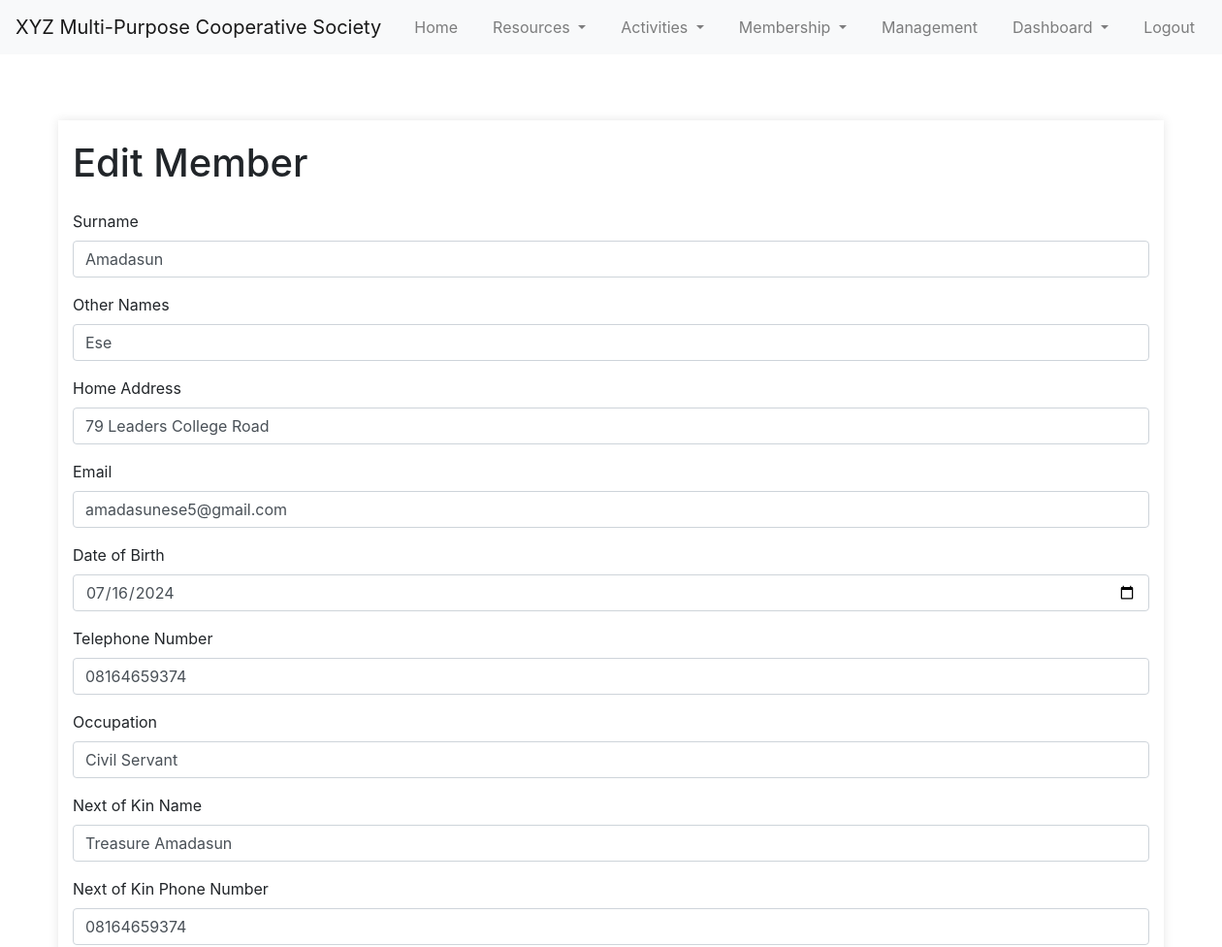
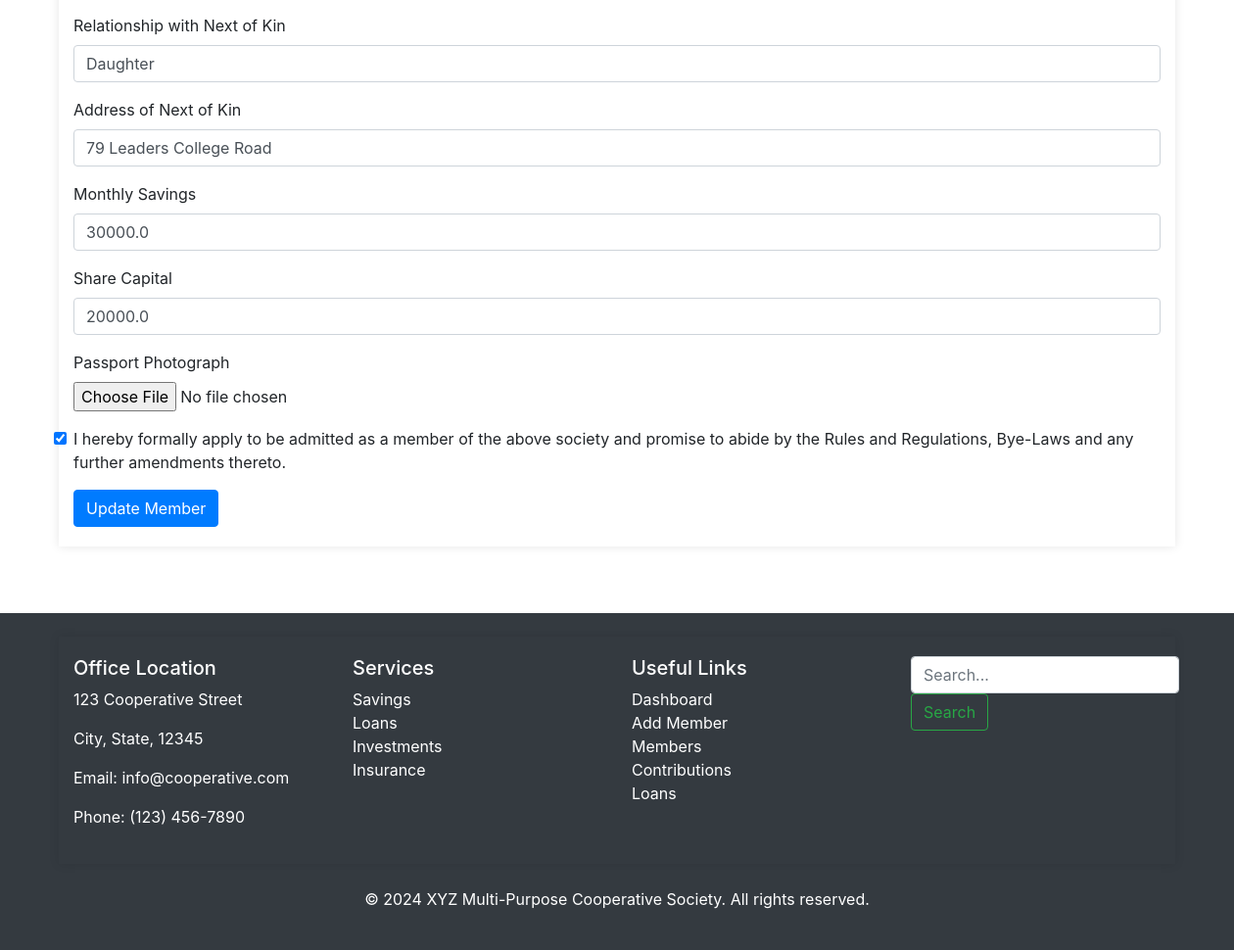
The app's page /edit_member/1 (signed in) with its own data (2 pictures, top to bottom).
### models.py (models this page shows)
class Member(db.Model):
    id = db.Column(db.Integer, primary_key=True)
    surname = db.Column(db.String(100), nullable=False)
    other_names = db.Column(db.String(100), nullable=False)
    home_address = db.Column(db.String(255), nullable=False)
    email = db.Column(db.String(100), nullable=False)
    date_of_birth = db.Column(db.Date, nullable=False)
    telephone_number = db.Column(db.String(15), nullable=False)
    occupation = db.Column(db.String(100), nullable=False)
    next_of_kin_name = db.Column(db.String(100), nullable=False)
    next_of_kin_phone_number = db.Column(db.String(15), nullable=False)
    relationship_with_next_of_kin = db.Column(db.String(50), nullable=False)
    address_of_next_of_kin = db.Column(db.String(255), nullable=False)
    monthly_savings = db.Column(db.Float, nullable=False, default=0.0)
    share_capital = db.Column(db.Float, nullable=False, default=0.0)
    passport_photograph = db.Column(db.String(255), nullable=True)
    agreement = db.Column(db.Boolean, nullable=False, default=False)
    join_date = db.Column(db.DateTime, nullable=False, default=datetime.utcnow)
    user_id = db.Column(db.Integer, db.ForeignKey('user.id'), nullable=False)
    user = db.relationship('User', backref=db.backref('member', uselist=False))
    monthly_savings_transactions = db.relationship('MonthlySavings', backref='member', lazy=True)
    share_capital_transactions = db.relationship('ShareCapital', backref='member', lazy=True)

### routes.py (the view, shortened to what this page needs)
@app.route('/edit_member/<int:member_id>', methods=['GET', 'POST'])
@login_required
def edit_member(member_id):
    member = Member.query.get_or_404(member_id)
    form = MemberForm(obj=member)
    return render_template('edit_member.html', form=form, member=member)

### routes.py (called while the page is built)
@login_manager.user_loader
def load_user(user_id):
    return User.query.get(int(user_id))

### templates/edit_member.html (shortened to what this page needs)
{% extends "base.html" %}
{% block content %}
<div class="container mt-5">
    <h1 class="mb-4">Edit Member</h1>
    <form method="POST" enctype="multipart/form-data">
        <div class="form-group">
            {{ form.surname.label(class="form-control-label") }}
            {{ form.surname(class="form-control") }}
        </div>
        <div class="form-group">
            {{ form.other_names.label(class="form-control-label") }}
            {{ form.other_names(class="form-control") }}
        </div>
        <div class="form-group">
            {{ form.home_address.label(class="form-control-label") }}
            {{ form.home_address(class="form-control") }}
        </div>
        <div class="form-group">
            {{ form.email.label(class="form-control-label") }}
            {{ form.email(class="form-control") }}
        </div>
        <div class="form-group">
            {{ form.date_of_birth.label(class="form-control-label") }}
            {{ form.date_of_birth(class="form-control") }}
        </div>
        <div class="form-group">
            {{ form.telephone_number.label(class="form-control-label") }}
            {{ form.telephone_number(class="form-control") }}
        </div>
        <div class="form-group">
            {{ form.occupation.label(class="form-control-label") }}
            {{ form.occupation(class="form-control") }}
        </div>
        <div class="form-group">
            {{ form.next_of_kin_name.label(class="form-control-label") }}
            {{ form.next_of_kin_name(class="form-control") }}
        </div>
        <div class="form-group">
            {{ form.next_of_kin_phone_number.label(class="form-control-label") }}
            {{ form.next_of_kin_phone_number(class="form-control") }}
        </div>
        <div class="form-group">
            {{ form.relationship_with_next_of_kin.label(class="form-control-label") }}
            {{ form.relationship_with_next_of_kin(class="form-control") }}
        </div>
        <div class="form-group">
            {{ form.address_of_next_of_kin.label(class="form-control-label") }}
            {{ form.address_of_next_of_kin(class="form-control") }}
        </div>
        <div class="form-group">
            {{ form.monthly_savings.label(class="form-control-label") }}
            {{ form.monthly_savings(class="form-control") }}
        </div>
        <div class="form-group">
            {{ form.share_capital.label(class="form-control-label") }}
            {{ form.share_capital(class="form-control") }}
        </div>
        <div class="form-group">
            {{ form.passport_photograph.label(class="form-control-label") }}
            {{ form.passport_photograph(class="form-control-file") }}
        </div>
        <div class="form-group">
            {{ form.agreement(class="form-check-input") }}
            {{ form.agreement.label(class="form-check-label") }}
        </div>
        <button type="submit" class="btn btn-primary">Update Member</button>
    </form>
</div>
{% endblock %}

### static/style.css (style rules this page uses)
body { font-family: Arial, sans-serif; margin: 0; padding: 0; }
body { font-family: Arial, sans-serif; margin: 0; padding: 0; background-color: #f4f4f4; }
.container { width: 80%; margin: 0 auto; padding: 20px; box-shadow: 0 0 10px rgba(0, 0, 0, 0.1); }

### records on screen
Member: surname "Amadasun", other_names "Ese", home_address "79 Leaders College Road", email "amadasunese5@gmail.com", date_of_birth "07/16/2024", telephone_number "08164659374", occupation "Civil Servant", next_of_kin_name "Treasure Amadasun", next_of_kin_phone_number "08164659374", relationship_with_next_of_kin "Daughter", address_of_next_of_kin "79 Leaders College Road", monthly_savings "30000.0", share_capital "20000.0", agreement "☑"
